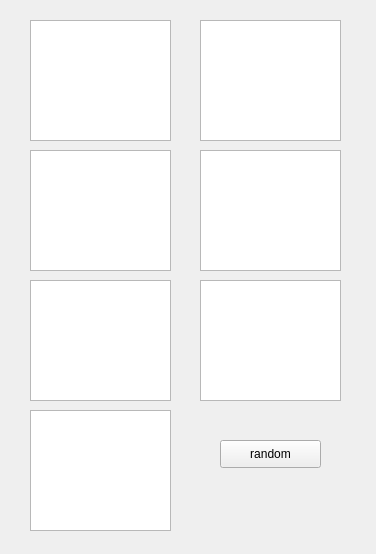
<?xml version="1.0" encoding="UTF-8"?>
<ui version="4.0">
 <class>rightpanel</class>
 <widget class="QWidget" name="rightpanel">
  <property name="geometry">
   <rect>
    <x>0</x>
    <y>0</y>
    <width>376</width>
    <height>554</height>
   </rect>
  </property>
  <property name="windowTitle">
   <string>Form</string>
  </property>
  <widget class="QGraphicsView" name="graphicsView">
   <property name="geometry">
    <rect>
     <x>30</x>
     <y>20</y>
     <width>141</width>
     <height>121</height>
    </rect>
   </property>
  </widget>
  <widget class="QGraphicsView" name="graphicsView_6">
   <property name="geometry">
    <rect>
     <x>200</x>
     <y>150</y>
     <width>141</width>
     <height>121</height>
    </rect>
   </property>
  </widget>
  <widget class="QGraphicsView" name="graphicsView_2">
   <property name="geometry">
    <rect>
     <x>30</x>
     <y>150</y>
     <width>141</width>
     <height>121</height>
    </rect>
   </property>
  </widget>
  <widget class="QGraphicsView" name="graphicsView_4">
   <property name="geometry">
    <rect>
     <x>30</x>
     <y>410</y>
     <width>141</width>
     <height>121</height>
    </rect>
   </property>
  </widget>
  <widget class="QGraphicsView" name="graphicsView_5">
   <property name="geometry">
    <rect>
     <x>200</x>
     <y>20</y>
     <width>141</width>
     <height>121</height>
    </rect>
   </property>
  </widget>
  <widget class="QGraphicsView" name="graphicsView_7">
   <property name="geometry">
    <rect>
     <x>200</x>
     <y>280</y>
     <width>141</width>
     <height>121</height>
    </rect>
   </property>
  </widget>
  <widget class="QPushButton" name="pushButton">
   <property name="geometry">
    <rect>
     <x>220</x>
     <y>440</y>
     <width>101</width>
     <height>28</height>
    </rect>
   </property>
   <property name="text">
    <string>random</string>
   </property>
  </widget>
  <widget class="QGraphicsView" name="graphicsView_3">
   <property name="geometry">
    <rect>
     <x>30</x>
     <y>280</y>
     <width>141</width>
     <height>121</height>
    </rect>
   </property>
  </widget>
 </widget>
 <resources/>
 <connections/>
</ui>
